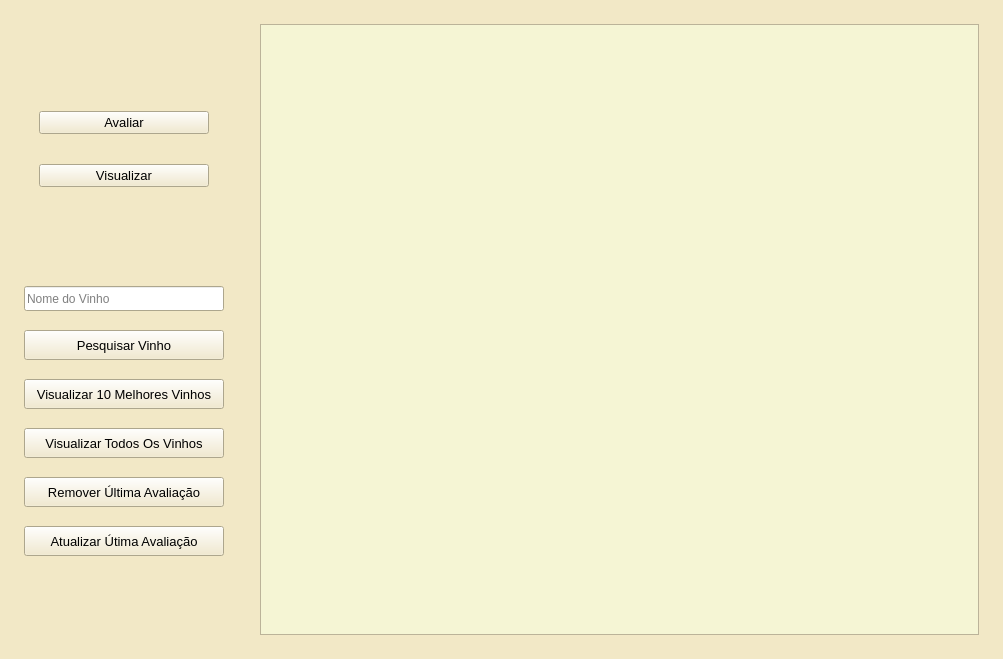
<?xml version="1.0" encoding="UTF-8"?>
<ui version="4.0">
 <class>MainWindow</class>
 <widget class="QMainWindow" name="MainWindow">
  <property name="geometry">
   <rect>
    <x>0</x>
    <y>0</y>
    <width>1003</width>
    <height>659</height>
   </rect>
  </property>
  <property name="palette">
   <palette>
    <active>
     <colorrole role="Base">
      <brush brushstyle="SolidPattern">
       <color alpha="255">
        <red>255</red>
        <green>255</green>
        <blue>255</blue>
       </color>
      </brush>
     </colorrole>
     <colorrole role="Window">
      <brush brushstyle="SolidPattern">
       <color alpha="255">
        <red>242</red>
        <green>232</green>
        <blue>198</blue>
       </color>
      </brush>
     </colorrole>
    </active>
    <inactive>
     <colorrole role="Base">
      <brush brushstyle="SolidPattern">
       <color alpha="255">
        <red>255</red>
        <green>255</green>
        <blue>255</blue>
       </color>
      </brush>
     </colorrole>
     <colorrole role="Window">
      <brush brushstyle="SolidPattern">
       <color alpha="255">
        <red>242</red>
        <green>232</green>
        <blue>198</blue>
       </color>
      </brush>
     </colorrole>
    </inactive>
    <disabled>
     <colorrole role="Base">
      <brush brushstyle="SolidPattern">
       <color alpha="255">
        <red>242</red>
        <green>232</green>
        <blue>198</blue>
       </color>
      </brush>
     </colorrole>
     <colorrole role="Window">
      <brush brushstyle="SolidPattern">
       <color alpha="255">
        <red>242</red>
        <green>232</green>
        <blue>198</blue>
       </color>
      </brush>
     </colorrole>
    </disabled>
   </palette>
  </property>
  <property name="windowTitle">
   <string>MainWindow</string>
  </property>
  <property name="layoutDirection">
   <enum>Qt::LeftToRight</enum>
  </property>
  <widget class="QWidget" name="centralwidget">
   <property name="sizePolicy">
    <sizepolicy hsizetype="Preferred" vsizetype="Preferred">
     <horstretch>2</horstretch>
     <verstretch>2</verstretch>
    </sizepolicy>
   </property>
   <property name="palette">
    <palette>
     <active>
      <colorrole role="Button">
       <brush brushstyle="SolidPattern">
        <color alpha="255">
         <red>242</red>
         <green>232</green>
         <blue>198</blue>
        </color>
       </brush>
      </colorrole>
      <colorrole role="Base">
       <brush brushstyle="SolidPattern">
        <color alpha="255">
         <red>255</red>
         <green>255</green>
         <blue>255</blue>
        </color>
       </brush>
      </colorrole>
      <colorrole role="Window">
       <brush brushstyle="SolidPattern">
        <color alpha="255">
         <red>242</red>
         <green>232</green>
         <blue>198</blue>
        </color>
       </brush>
      </colorrole>
      <colorrole role="Shadow">
       <brush brushstyle="SolidPattern">
        <color alpha="255">
         <red>218</red>
         <green>212</green>
         <blue>181</blue>
        </color>
       </brush>
      </colorrole>
     </active>
     <inactive>
      <colorrole role="Button">
       <brush brushstyle="SolidPattern">
        <color alpha="255">
         <red>242</red>
         <green>232</green>
         <blue>198</blue>
        </color>
       </brush>
      </colorrole>
      <colorrole role="Base">
       <brush brushstyle="SolidPattern">
        <color alpha="255">
         <red>255</red>
         <green>255</green>
         <blue>255</blue>
        </color>
       </brush>
      </colorrole>
      <colorrole role="Window">
       <brush brushstyle="SolidPattern">
        <color alpha="255">
         <red>242</red>
         <green>232</green>
         <blue>198</blue>
        </color>
       </brush>
      </colorrole>
      <colorrole role="Shadow">
       <brush brushstyle="SolidPattern">
        <color alpha="255">
         <red>218</red>
         <green>212</green>
         <blue>181</blue>
        </color>
       </brush>
      </colorrole>
     </inactive>
     <disabled>
      <colorrole role="Button">
       <brush brushstyle="SolidPattern">
        <color alpha="255">
         <red>242</red>
         <green>232</green>
         <blue>198</blue>
        </color>
       </brush>
      </colorrole>
      <colorrole role="Base">
       <brush brushstyle="SolidPattern">
        <color alpha="255">
         <red>242</red>
         <green>232</green>
         <blue>198</blue>
        </color>
       </brush>
      </colorrole>
      <colorrole role="Window">
       <brush brushstyle="SolidPattern">
        <color alpha="255">
         <red>242</red>
         <green>232</green>
         <blue>198</blue>
        </color>
       </brush>
      </colorrole>
      <colorrole role="Shadow">
       <brush brushstyle="SolidPattern">
        <color alpha="255">
         <red>218</red>
         <green>212</green>
         <blue>181</blue>
        </color>
       </brush>
      </colorrole>
     </disabled>
    </palette>
   </property>
   <layout class="QGridLayout" name="gridLayout_3" rowstretch="0,0" columnstretch="3,7">
    <item row="1" column="0">
     <layout class="QGridLayout" name="gridLayout" rowstretch="3,7">
      <item row="0" column="0">
       <layout class="QVBoxLayout" name="menu_btn">
        <property name="spacing">
         <number>30</number>
        </property>
        <property name="leftMargin">
         <number>30</number>
        </property>
        <property name="topMargin">
         <number>9</number>
        </property>
        <property name="rightMargin">
         <number>30</number>
        </property>
        <item>
         <widget class="QPushButton" name="avaliar_btn">
          <property name="font">
           <font>
            <pointsize>10</pointsize>
           </font>
          </property>
          <property name="text">
           <string>Avaliar</string>
          </property>
         </widget>
        </item>
        <item>
         <widget class="QPushButton" name="visualizar_btn">
          <property name="palette">
           <palette>
            <active>
             <colorrole role="Base">
              <brush brushstyle="SolidPattern">
               <color alpha="255">
                <red>255</red>
                <green>255</green>
                <blue>255</blue>
               </color>
              </brush>
             </colorrole>
             <colorrole role="Window">
              <brush brushstyle="SolidPattern">
               <color alpha="255">
                <red>242</red>
                <green>232</green>
                <blue>198</blue>
               </color>
              </brush>
             </colorrole>
            </active>
            <inactive>
             <colorrole role="Base">
              <brush brushstyle="SolidPattern">
               <color alpha="255">
                <red>255</red>
                <green>255</green>
                <blue>255</blue>
               </color>
              </brush>
             </colorrole>
             <colorrole role="Window">
              <brush brushstyle="SolidPattern">
               <color alpha="255">
                <red>242</red>
                <green>232</green>
                <blue>198</blue>
               </color>
              </brush>
             </colorrole>
            </inactive>
            <disabled>
             <colorrole role="Base">
              <brush brushstyle="SolidPattern">
               <color alpha="255">
                <red>242</red>
                <green>232</green>
                <blue>198</blue>
               </color>
              </brush>
             </colorrole>
             <colorrole role="Window">
              <brush brushstyle="SolidPattern">
               <color alpha="255">
                <red>242</red>
                <green>232</green>
                <blue>198</blue>
               </color>
              </brush>
             </colorrole>
            </disabled>
           </palette>
          </property>
          <property name="font">
           <font>
            <pointsize>10</pointsize>
           </font>
          </property>
          <property name="text">
           <string>Visualizar</string>
          </property>
         </widget>
        </item>
       </layout>
      </item>
      <item row="1" column="0">
       <layout class="QGridLayout" name="gridLayout_4" rowstretch="0,0,0,0,0,0,0,0" columnstretch="9" columnminimumwidth="9">
        <property name="sizeConstraint">
         <enum>QLayout::SetDefaultConstraint</enum>
        </property>
        <property name="leftMargin">
         <number>15</number>
        </property>
        <property name="rightMargin">
         <number>15</number>
        </property>
        <property name="verticalSpacing">
         <number>19</number>
        </property>
        <item row="0" column="0">
         <widget class="QLineEdit" name="input_nome">
          <property name="maximumSize">
           <size>
            <width>200</width>
            <height>25</height>
           </size>
          </property>
          <property name="placeholderText">
           <string>Nome do Vinho</string>
          </property>
         </widget>
        </item>
        <item row="5" column="0">
         <widget class="QPushButton" name="todos_vinhos_btn">
          <property name="maximumSize">
           <size>
            <width>200</width>
            <height>30</height>
           </size>
          </property>
          <property name="font">
           <font>
            <pointsize>10</pointsize>
           </font>
          </property>
          <property name="text">
           <string>Visualizar Todos Os Vinhos</string>
          </property>
         </widget>
        </item>
        <item row="6" column="0">
         <widget class="QPushButton" name="remover_btn">
          <property name="maximumSize">
           <size>
            <width>200</width>
            <height>30</height>
           </size>
          </property>
          <property name="font">
           <font>
            <pointsize>10</pointsize>
           </font>
          </property>
          <property name="text">
           <string>Remover Última Avaliação</string>
          </property>
         </widget>
        </item>
        <item row="7" column="0">
         <widget class="QPushButton" name="update_btn">
          <property name="maximumSize">
           <size>
            <width>200</width>
            <height>30</height>
           </size>
          </property>
          <property name="font">
           <font>
            <pointsize>10</pointsize>
           </font>
          </property>
          <property name="text">
           <string>Atualizar Útima Avaliação</string>
          </property>
         </widget>
        </item>
        <item row="4" column="0">
         <widget class="QPushButton" name="top10_btn">
          <property name="maximumSize">
           <size>
            <width>200</width>
            <height>30</height>
           </size>
          </property>
          <property name="font">
           <font>
            <pointsize>10</pointsize>
           </font>
          </property>
          <property name="text">
           <string>Visualizar 10 Melhores Vinhos</string>
          </property>
         </widget>
        </item>
        <item row="1" column="0">
         <widget class="QPushButton" name="pesquisar_vinho_btn">
          <property name="sizePolicy">
           <sizepolicy hsizetype="Expanding" vsizetype="Fixed">
            <horstretch>0</horstretch>
            <verstretch>0</verstretch>
           </sizepolicy>
          </property>
          <property name="maximumSize">
           <size>
            <width>200</width>
            <height>30</height>
           </size>
          </property>
          <property name="font">
           <font>
            <pointsize>10</pointsize>
           </font>
          </property>
          <property name="contextMenuPolicy">
           <enum>Qt::ActionsContextMenu</enum>
          </property>
          <property name="layoutDirection">
           <enum>Qt::LeftToRight</enum>
          </property>
          <property name="text">
           <string>Pesquisar Vinho</string>
          </property>
         </widget>
        </item>
       </layout>
      </item>
     </layout>
    </item>
    <item row="1" column="1">
     <layout class="QVBoxLayout" name="show_menu">
      <property name="leftMargin">
       <number>15</number>
      </property>
      <property name="topMargin">
       <number>15</number>
      </property>
      <property name="rightMargin">
       <number>15</number>
      </property>
      <property name="bottomMargin">
       <number>15</number>
      </property>
      <item>
       <widget class="QTableWidget" name="tableWidget">
        <property name="palette">
         <palette>
          <active>
           <colorrole role="Base">
            <brush brushstyle="SolidPattern">
             <color alpha="255">
              <red>245</red>
              <green>245</green>
              <blue>212</blue>
             </color>
            </brush>
           </colorrole>
          </active>
          <inactive>
           <colorrole role="Base">
            <brush brushstyle="SolidPattern">
             <color alpha="255">
              <red>245</red>
              <green>245</green>
              <blue>212</blue>
             </color>
            </brush>
           </colorrole>
          </inactive>
          <disabled>
           <colorrole role="Base">
            <brush brushstyle="SolidPattern">
             <color alpha="255">
              <red>242</red>
              <green>232</green>
              <blue>198</blue>
             </color>
            </brush>
           </colorrole>
          </disabled>
         </palette>
        </property>
       </widget>
      </item>
     </layout>
    </item>
   </layout>
  </widget>
 </widget>
 <resources/>
 <connections/>
</ui>
